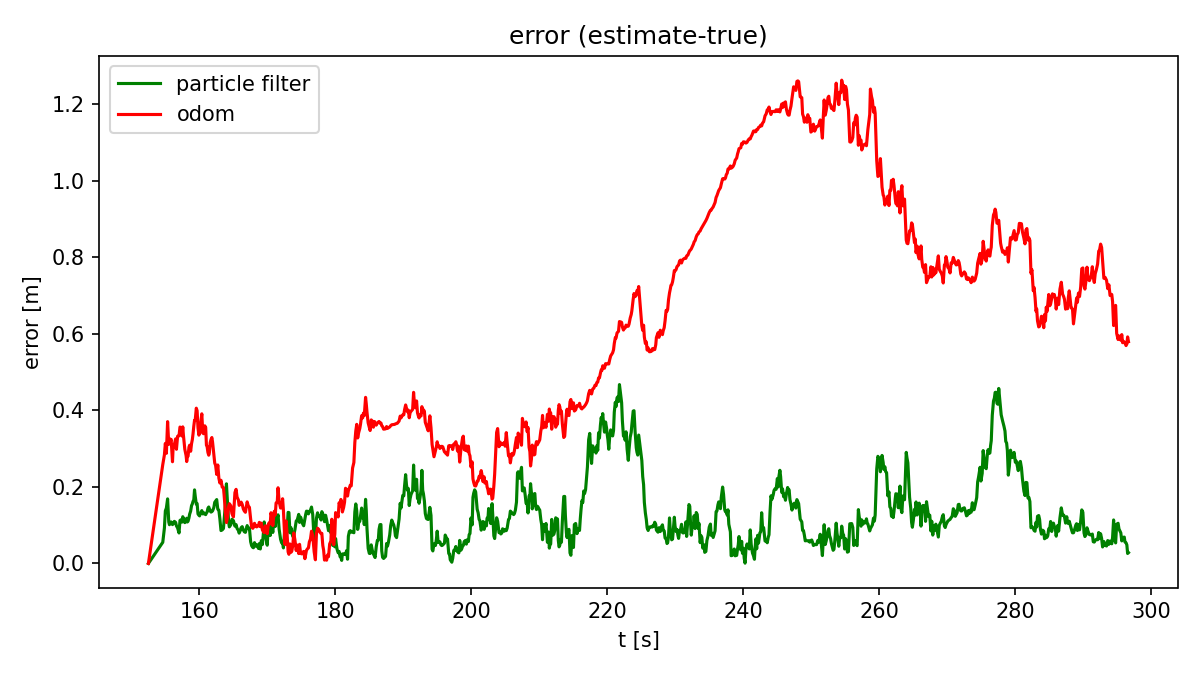

Write the Python code that produced this figure.
# =========
# ass3_q2.m
# =========
#
# This assignment will introduce you to the idea of first building an
# occupancy grid then using that grid to estimate a robot's motion using a
# particle filter.
# 
# There are two questions to complete (5 marks each):
#
#    Question 1: see ass3_q1.m 
#    Question 2: code particle filter to localize from known map
#
# Fill in the required sections of this script with your code, run it to
# generate the requested plot & movie, then paste the plots into a short report
# that includes a few comments about what you've observed.  Append your
# version of this script to the report.  Hand in the report as a PDF file
# and the two resulting .mp4 files from Questions 1 and 2.
#
# requires: numpy, scipy, matplotlib, opencv-python, and the data files
# 'gazebo.mat', 'occmap.mat'
#
# Steven Waslander March 2026
#

import math

import cv2
import numpy as np
from scipy.io import loadmat

# matplotlib.use("Agg")
import matplotlib.pyplot as plt
import matplotlib.patches as patches


def mat_scalar(value):
    return float(np.asarray(value).squeeze())


def wrap_to_pi(angle):
    return (angle + np.pi) % (2.0 * np.pi) - np.pi


def canvas_to_bgr(fig, frame_size):
    fig.canvas.draw()
    frame = np.asarray(fig.canvas.buffer_rgba(), dtype=np.uint8)[..., :3]
    frame_bgr = cv2.cvtColor(frame, cv2.COLOR_RGB2BGR)
    return cv2.resize(frame_bgr, frame_size)


def draw_robot(ax, x_world, y_world, heading, cell_size, x_min, y_min):
    x_cell = (x_world - x_min) / cell_size
    y_cell = (y_world - y_min) / cell_size
    robot_radius = 0.15 / cell_size
    robot = patches.Circle(
        (x_cell, y_cell),
        robot_radius,
        linewidth=2,
        edgecolor="black",
        facecolor=[0.35, 0.35, 0.75],
    )
    ax.add_patch(robot)
    ax.plot(
        [x_cell, x_cell + robot_radius * math.cos(heading)],
        [y_cell, y_cell + robot_radius * math.sin(heading)],
        "k-",
        linewidth=2
    )


# =========================================================================
# Question 2: localization from an occupancy grid map using particle filter
# =========================================================================
#
# Write a particle filter localization algorithm to localize from the laser
# rangefinder readings, wheel odometry, and the occupancy grid map you
# built in Question 1.  We will only use two laser scan lines at the
# extreme left and right of the field of view, to demonstrate that the
# algorithm does not need a lot of information to localize fairly well.  To
# make the problem harder, the below lines add noise to the wheel odometry
# and to the laser scans.  The plot "ass2_q2_soln.png" shows
# the errors in the estimates produced by wheel odometry alone and by the
# particle filter look like as compared to ground truth; we can see that
# the errors are much lower when we use the particle filter.


def main():
    # ---- toggle display and recordings ----
    SHOW_PLOT = True      # show live plot window during run
    RECORD_VIDEO = False   # write frames to video file
    # ---------------------------------------

    np.random.seed(1)
    if SHOW_PLOT:
        plt.ion()

    # load the sensor and map data
    gazebo = loadmat("gazebo.mat")
    occmap = loadmat("occmap.mat")

    t_true = gazebo["t_true"].flatten()
    x_true = gazebo["x_true"].flatten()
    y_true = gazebo["y_true"].flatten()
    theta_true = gazebo["theta_true"].flatten()
    t_odom = gazebo["t_odom"].flatten()
    v_odom = gazebo["v_odom"].flatten()
    omega_odom = gazebo["omega_odom"].flatten()
    t_laser = gazebo["t_laser"].flatten()
    y_laser = gazebo["y_laser"].astype(float)
    phi_min_laser = mat_scalar(gazebo["phi_min_laser"])
    phi_max_laser = mat_scalar(gazebo["phi_max_laser"])
    r_max_laser = mat_scalar(gazebo["r_max_laser"])

    ogres = mat_scalar(occmap["ogres"])
    ogxmin = mat_scalar(occmap["ogxmin"])
    ogxmax = mat_scalar(occmap["ogxmax"])
    ogymin = mat_scalar(occmap["ogymin"])
    ogymax = mat_scalar(occmap["ogymax"])
    ogp = occmap["ogp"].astype(float)

    # interpolate the noise-free ground-truth at the laser timestamps
    numodom = t_odom.shape[0]
    t_interp = np.linspace(t_true[0], t_true[numodom - 1], numodom)
    x_interp = np.interp(t_laser, t_interp, x_true)
    y_interp = np.interp(t_laser, t_interp, y_true)
    theta_interp = np.interp(t_laser, t_interp, theta_true)

    # interpolate the wheel odometry at the laser timestamps and
    # add noise to measurements (yes, on purpose to see effect)
    v_interp = np.interp(t_laser, t_interp, v_odom) + 0.2 * np.random.randn(t_laser.shape[0])
    omega_interp = np.interp(t_laser, t_interp, omega_odom) + 0.04 * np.random.randn(t_laser.shape[0])

    # add noise to the laser range measurements (yes, on purpose to see effect)
    # and precompute some quantities useful to the laser
    y_laser = y_laser + 0.1 * np.random.randn(*y_laser.shape)
    npoints = y_laser.shape[1]
    angles = np.linspace(phi_min_laser, phi_max_laser, npoints)
    y_laser_max = 5.0

    # particle filter tuning parameters (yours may be different)
    nparticles = 200
    v_noise = 0.2
    u_noise = 0.2
    omega_noise = 0.04
    laser_var = 0.5 ** 2
    w_gain = 10.0 * math.sqrt(2.0 * math.pi * laser_var)

    # generate an initial cloud of particles
    x_particle = x_true[0] + 0.5 * np.random.randn(nparticles)
    y_particle = y_true[0] + 0.3 * np.random.randn(nparticles)
    theta_particle = theta_true[0] + 0.1 * np.random.randn(nparticles)

    # initialize the odom solution
    x_odom_only = x_true[0]
    y_odom_only = y_true[0]
    theta_odom_only = theta_true[0]

    pf_err = np.zeros_like(t_laser, dtype=float)
    wo_err = np.zeros_like(t_laser, dtype=float)

    height, width = ogp.shape
    frame_size = (4 * width, 4 * height)

    if RECORD_VIDEO:
        fourcc = cv2.VideoWriter_fourcc(*"mp4v")
        video = cv2.VideoWriter("ass2_q2.mp4", fourcc, 10.0, frame_size)
    else:
        video = None

    if SHOW_PLOT or RECORD_VIDEO:
        fig_map, ax_map = plt.subplots(figsize=(10, 8))
        if SHOW_PLOT:
            fig_map.show()
    else:
        fig_map, ax_map = None, None

    # update the output frae to include the map, robot, measurements, filter particles and odom solution
    def render_map_frame(scan_index):
        if not SHOW_PLOT and not RECORD_VIDEO:
            return

        # Display the map
        ax_map.clear()
        ax_map.imshow(1.0 - ogp, cmap="gray", origin="lower")
        ax_map.scatter(
            (x_particle - ogxmin) / ogres,
            (y_particle - ogymin) / ogres,
            s=10,
            c=[[0.0, 0.6, 0.0]],
        )
        # Display the odometry-only solution
        ax_map.scatter(
            [(x_odom_only - ogxmin) / ogres],
            [(y_odom_only - ogymin) / ogres],
            s=60,
            c="red",
        )

        # Display the true robot position and laser beams
        x_true_cell = (x_interp[scan_index] - ogxmin) / ogres
        y_true_cell = (y_interp[scan_index] - ogymin) / ogres
        ax_map.scatter(
            [(np.mean(x_particle) - ogxmin) / ogres],
            [(np.mean(y_particle) - ogymin) / ogres],
            s=60,
            c="green",
        )

        # Display the laser beam measurements
        for beam_index in (0, npoints - 1):
            beam_range = y_laser[scan_index, beam_index]
            if np.isfinite(beam_range) and beam_range <= y_laser_max:
                ax_map.plot(
                    [x_true_cell, x_true_cell + beam_range / ogres * math.cos(theta_interp[scan_index] + angles[beam_index])],
                    [y_true_cell, y_true_cell + beam_range / ogres * math.sin(theta_interp[scan_index] + angles[beam_index])],
                    "m-",
                    linewidth=1,
                )

        # Display the robot
        draw_robot(ax_map, x_interp[scan_index], y_interp[scan_index], theta_interp[scan_index], ogres, ogxmin, ogymin)
        ax_map.set_aspect("equal")
        ax_map.axis("off")
        fig_map.tight_layout(pad=0)

        if SHOW_PLOT:
            fig_map.canvas.draw_idle()
            fig_map.canvas.flush_events()
            plt.pause(0.001)

        if RECORD_VIDEO:
            video.write(canvas_to_bgr(fig_map, frame_size))

    render_map_frame(0)

    beam_indices = (0, npoints - 1)
    normalizer = math.sqrt(2.0 * math.pi * laser_var)

    # Main filter loop
    for i in range(1, t_laser.shape[0]):
        dt = t_laser[i] - t_laser[i - 1]

        v = v_interp[i]
        omega = omega_interp[i]
        x_odom_only = x_odom_only + dt * v * math.cos(theta_odom_only)
        y_odom_only = y_odom_only + dt * v * math.sin(theta_odom_only)
        theta_odom_only = wrap_to_pi(theta_odom_only + dt * omega)

        w_particle = np.ones(nparticles, dtype=float)

        # Loop over particles
        for n in range(nparticles):
            
            # propagate the particle forward in time using wheel odometry
            v_sample = v_interp[i] + v_noise * np.random.randn()
            u_sample = u_noise * np.random.randn()
            omega_sample = omega_interp[i] + omega_noise * np.random.randn()

            x_particle[n] = x_particle[n] + dt * (
                v_sample * math.cos(theta_particle[n]) - u_sample * math.sin(theta_particle[n])
            )
            y_particle[n] = y_particle[n] + dt * (
                v_sample * math.sin(theta_particle[n]) + u_sample * math.cos(theta_particle[n])
            )
            theta_particle[n] = wrap_to_pi(theta_particle[n] + dt * omega_sample)

            for beam_index in beam_indices:
                measured_range = y_laser[i, beam_index]
                if not np.isfinite(measured_range) or measured_range > y_laser_max or measured_range <= 0.0:
                    continue

                # ------insert your particle filter weight calculation here ------
















                # ------end of your particle filter weight calculation-------

        weight_sum = np.sum(w_particle)
        if not np.isfinite(weight_sum) or weight_sum <= 0.0:
            w_particle.fill(1.0 / nparticles)
        else:
            w_particle /= weight_sum

        cumulative_weights = np.cumsum(w_particle)
        start = np.random.rand() / nparticles
        targets = start + np.arange(nparticles) / nparticles
        indices = np.searchsorted(cumulative_weights, targets, side="left")
        indices = np.clip(indices, 0, nparticles - 1)

        x_particle = x_particle[indices]
        y_particle = y_particle[indices]
        theta_particle = theta_particle[indices]

        pf_err[i] = math.sqrt((np.mean(x_particle) - x_interp[i]) ** 2 + (np.mean(y_particle) - y_interp[i]) ** 2)
        wo_err[i] = math.sqrt((x_odom_only - x_interp[i]) ** 2 + (y_odom_only - y_interp[i]) ** 2)

        render_map_frame(i)

    if RECORD_VIDEO:
        video.release()
    if SHOW_PLOT or RECORD_VIDEO:
        plt.close(fig_map)

    fig_err, ax_err = plt.subplots(figsize=(8, 4.5))
    ax_err.plot(t_laser, pf_err, "g-", label="particle filter")
    ax_err.plot(t_laser, wo_err, "r-", label="odom")
    ax_err.set_xlabel("t [s]")
    ax_err.set_ylabel("error [m]")
    ax_err.set_title("error (estimate-true)")
    ax_err.legend(loc="upper left")
    fig_err.tight_layout()
    fig_err.savefig("ass2_q2.png", dpi=150)
    plt.close(fig_err)

    print("Particle filter localization complete!")
    if RECORD_VIDEO:
        print("Video saved as: ass2_q2.mp4")
    print("Error plot saved as: ass2_q2.png")


if __name__ == "__main__":
    main()
